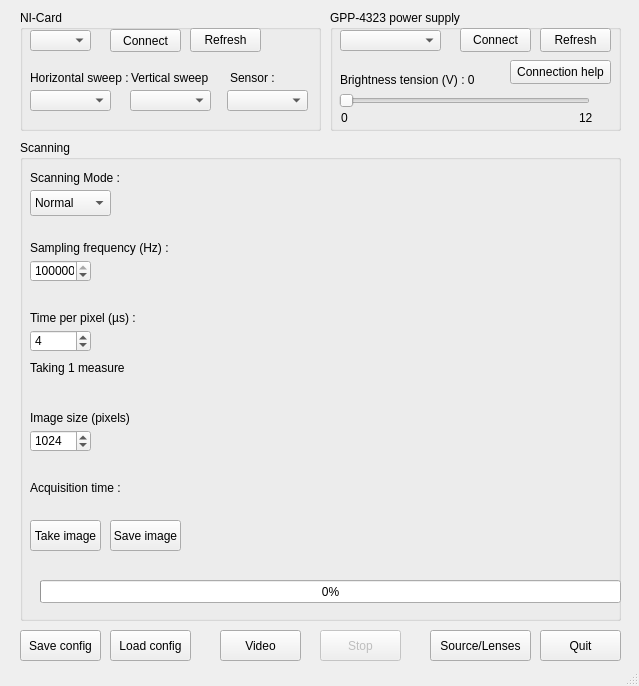
<?xml version="1.0" encoding="UTF-8"?>
<ui version="4.0">
 <class>MainWindow</class>
 <widget class="QMainWindow" name="MainWindow">
  <property name="geometry">
   <rect>
    <x>0</x>
    <y>0</y>
    <width>639</width>
    <height>686</height>
   </rect>
  </property>
  <property name="windowTitle">
   <string>MainWindow</string>
  </property>
  <widget class="QWidget" name="centralwidget">
   <widget class="QGroupBox" name="groupBox">
    <property name="geometry">
     <rect>
      <x>20</x>
      <y>10</y>
      <width>301</width>
      <height>121</height>
     </rect>
    </property>
    <property name="autoFillBackground">
     <bool>false</bool>
    </property>
    <property name="title">
     <string>NI-Card</string>
    </property>
    <widget class="QPushButton" name="pushButton_connect_dev">
     <property name="geometry">
      <rect>
       <x>90</x>
       <y>19</y>
       <width>71</width>
       <height>23</height>
      </rect>
     </property>
     <property name="text">
      <string>Connect</string>
     </property>
    </widget>
    <widget class="QComboBox" name="comboBox_dev">
     <property name="geometry">
      <rect>
       <x>10</x>
       <y>20</y>
       <width>61</width>
       <height>21</height>
      </rect>
     </property>
    </widget>
    <widget class="QPushButton" name="pushButton_dev_refresh">
     <property name="geometry">
      <rect>
       <x>170</x>
       <y>18</y>
       <width>71</width>
       <height>24</height>
      </rect>
     </property>
     <property name="text">
      <string>Refresh</string>
     </property>
    </widget>
    <widget class="QComboBox" name="comboBox_vs">
     <property name="geometry">
      <rect>
       <x>110</x>
       <y>80</y>
       <width>81</width>
       <height>21</height>
      </rect>
     </property>
    </widget>
    <widget class="QLabel" name="label">
     <property name="geometry">
      <rect>
       <x>10</x>
       <y>60</y>
       <width>101</width>
       <height>16</height>
      </rect>
     </property>
     <property name="text">
      <string>Horizontal sweep :</string>
     </property>
    </widget>
    <widget class="QLabel" name="label_3">
     <property name="geometry">
      <rect>
       <x>111</x>
       <y>60</y>
       <width>80</width>
       <height>16</height>
      </rect>
     </property>
     <property name="text">
      <string>Vertical sweep :</string>
     </property>
    </widget>
    <widget class="QComboBox" name="comboBox_hs">
     <property name="geometry">
      <rect>
       <x>10</x>
       <y>80</y>
       <width>81</width>
       <height>21</height>
      </rect>
     </property>
    </widget>
    <widget class="QComboBox" name="comboBox_sensor">
     <property name="geometry">
      <rect>
       <x>207</x>
       <y>80</y>
       <width>81</width>
       <height>21</height>
      </rect>
     </property>
    </widget>
    <widget class="QLabel" name="label_4">
     <property name="geometry">
      <rect>
       <x>210</x>
       <y>60</y>
       <width>80</width>
       <height>16</height>
      </rect>
     </property>
     <property name="text">
      <string>Sensor :</string>
     </property>
    </widget>
   </widget>
   <widget class="QPushButton" name="pushButton_quit">
    <property name="geometry">
     <rect>
      <x>540</x>
      <y>630</y>
      <width>81</width>
      <height>31</height>
     </rect>
    </property>
    <property name="font">
     <font>
      <family>MS Shell Dlg 2</family>
      <weight>50</weight>
      <bold>false</bold>
     </font>
    </property>
    <property name="text">
     <string>Quit</string>
    </property>
   </widget>
   <widget class="QGroupBox" name="groupBox_4">
    <property name="geometry">
     <rect>
      <x>330</x>
      <y>10</y>
      <width>291</width>
      <height>121</height>
     </rect>
    </property>
    <property name="autoFillBackground">
     <bool>false</bool>
    </property>
    <property name="title">
     <string>GPP-4323 power supply</string>
    </property>
    <widget class="QPushButton" name="pushButton_connect_gpp_4323">
     <property name="geometry">
      <rect>
       <x>130</x>
       <y>18</y>
       <width>71</width>
       <height>24</height>
      </rect>
     </property>
     <property name="text">
      <string>Connect</string>
     </property>
    </widget>
    <widget class="QComboBox" name="comboBox_gpp_4323">
     <property name="geometry">
      <rect>
       <x>10</x>
       <y>20</y>
       <width>101</width>
       <height>21</height>
      </rect>
     </property>
    </widget>
    <widget class="QPushButton" name="pushButton_gpp_4323_refresh">
     <property name="geometry">
      <rect>
       <x>210</x>
       <y>18</y>
       <width>71</width>
       <height>24</height>
      </rect>
     </property>
     <property name="text">
      <string>Refresh</string>
     </property>
    </widget>
    <widget class="QPushButton" name="pushButton_connect_gpp_4323_help">
     <property name="geometry">
      <rect>
       <x>180</x>
       <y>50</y>
       <width>101</width>
       <height>24</height>
      </rect>
     </property>
     <property name="text">
      <string>Connection help</string>
     </property>
    </widget>
    <widget class="QLabel" name="label_current_brightness">
     <property name="geometry">
      <rect>
       <x>10</x>
       <y>60</y>
       <width>171</width>
       <height>20</height>
      </rect>
     </property>
     <property name="text">
      <string>Brightness tension (V) : 0</string>
     </property>
    </widget>
    <widget class="QLabel" name="min_label_3">
     <property name="geometry">
      <rect>
       <x>11</x>
       <y>100</y>
       <width>20</width>
       <height>16</height>
      </rect>
     </property>
     <property name="text">
      <string>0</string>
     </property>
    </widget>
    <widget class="QLabel" name="max_label_3">
     <property name="geometry">
      <rect>
       <x>249</x>
       <y>100</y>
       <width>20</width>
       <height>16</height>
      </rect>
     </property>
     <property name="text">
      <string>12</string>
     </property>
    </widget>
    <widget class="QSlider" name="brightness_slider">
     <property name="enabled">
      <bool>false</bool>
     </property>
     <property name="geometry">
      <rect>
       <x>9</x>
       <y>80</y>
       <width>251</width>
       <height>22</height>
      </rect>
     </property>
     <property name="minimum">
      <number>0</number>
     </property>
     <property name="maximum">
      <number>12</number>
     </property>
     <property name="singleStep">
      <number>1</number>
     </property>
     <property name="value">
      <number>0</number>
     </property>
     <property name="orientation">
      <enum>Qt::Horizontal</enum>
     </property>
    </widget>
   </widget>
   <widget class="QGroupBox" name="groupBox_2">
    <property name="geometry">
     <rect>
      <x>20</x>
      <y>140</y>
      <width>601</width>
      <height>481</height>
     </rect>
    </property>
    <property name="title">
     <string>Scanning</string>
    </property>
    <widget class="QLabel" name="label_6">
     <property name="geometry">
      <rect>
       <x>10</x>
       <y>100</y>
       <width>141</width>
       <height>16</height>
      </rect>
     </property>
     <property name="text">
      <string>Sampling frequency (Hz) :</string>
     </property>
    </widget>
    <widget class="QSpinBox" name="spinBox_sampling_frequency">
     <property name="geometry">
      <rect>
       <x>10</x>
       <y>120</y>
       <width>61</width>
       <height>22</height>
      </rect>
     </property>
     <property name="minimum">
      <number>1</number>
     </property>
     <property name="maximum">
      <number>250000</number>
     </property>
     <property name="value">
      <number>250000</number>
     </property>
    </widget>
    <widget class="QLabel" name="label_7">
     <property name="geometry">
      <rect>
       <x>10</x>
       <y>170</y>
       <width>111</width>
       <height>16</height>
      </rect>
     </property>
     <property name="text">
      <string>Time per pixel (µs) :</string>
     </property>
    </widget>
    <widget class="QSpinBox" name="spinBox_time_per_pixel">
     <property name="geometry">
      <rect>
       <x>10</x>
       <y>190</y>
       <width>61</width>
       <height>22</height>
      </rect>
     </property>
     <property name="minimum">
      <number>1</number>
     </property>
     <property name="maximum">
      <number>40000</number>
     </property>
     <property name="singleStep">
      <number>4</number>
     </property>
     <property name="value">
      <number>4</number>
     </property>
     <property name="displayIntegerBase">
      <number>10</number>
     </property>
    </widget>
    <widget class="QLabel" name="label_8">
     <property name="geometry">
      <rect>
       <x>10</x>
       <y>270</y>
       <width>101</width>
       <height>16</height>
      </rect>
     </property>
     <property name="text">
      <string>Image size (pixels) :</string>
     </property>
    </widget>
    <widget class="QSpinBox" name="spinBox_image_size">
     <property name="geometry">
      <rect>
       <x>10</x>
       <y>290</y>
       <width>61</width>
       <height>22</height>
      </rect>
     </property>
     <property name="minimum">
      <number>10</number>
     </property>
     <property name="maximum">
      <number>8192</number>
     </property>
     <property name="value">
      <number>1024</number>
     </property>
    </widget>
    <widget class="QProgressBar" name="progressBar_sweep">
     <property name="geometry">
      <rect>
       <x>20</x>
       <y>440</y>
       <width>581</width>
       <height>23</height>
      </rect>
     </property>
     <property name="value">
      <number>0</number>
     </property>
    </widget>
    <widget class="QLabel" name="label_time">
     <property name="geometry">
      <rect>
       <x>10</x>
       <y>338</y>
       <width>161</width>
       <height>20</height>
      </rect>
     </property>
     <property name="text">
      <string>Acquisition time :</string>
     </property>
    </widget>
    <widget class="QPushButton" name="pushButton_sweep">
     <property name="geometry">
      <rect>
       <x>10</x>
       <y>380</y>
       <width>71</width>
       <height>31</height>
      </rect>
     </property>
     <property name="text">
      <string>Take image</string>
     </property>
    </widget>
    <widget class="QLabel" name="QPixmap_ui">
     <property name="geometry">
      <rect>
       <x>190</x>
       <y>30</y>
       <width>391</width>
       <height>381</height>
      </rect>
     </property>
     <property name="text">
      <string/>
     </property>
    </widget>
    <widget class="QPushButton" name="pushButton_save_image">
     <property name="geometry">
      <rect>
       <x>90</x>
       <y>380</y>
       <width>71</width>
       <height>31</height>
      </rect>
     </property>
     <property name="text">
      <string>Save image</string>
     </property>
    </widget>
    <widget class="QComboBox" name="comboBox_Scanning_Mode">
     <property name="geometry">
      <rect>
       <x>10</x>
       <y>50</y>
       <width>81</width>
       <height>26</height>
      </rect>
     </property>
     <property name="maxVisibleItems">
      <number>2</number>
     </property>
     <item>
      <property name="text">
       <string>Normal</string>
      </property>
     </item>
     <item>
      <property name="text">
       <string>Triangle</string>
      </property>
     </item>
    </widget>
    <widget class="QLabel" name="label_9">
     <property name="geometry">
      <rect>
       <x>10</x>
       <y>30</y>
       <width>141</width>
       <height>16</height>
      </rect>
     </property>
     <property name="text">
      <string>Scanning Mode :</string>
     </property>
    </widget>
    <widget class="QLabel" name="label_average">
     <property name="geometry">
      <rect>
       <x>10</x>
       <y>220</y>
       <width>111</width>
       <height>16</height>
      </rect>
     </property>
     <property name="text">
      <string>Taking 1 measure</string>
     </property>
    </widget>
   </widget>
   <widget class="QPushButton" name="pushButton_save_config">
    <property name="geometry">
     <rect>
      <x>20</x>
      <y>630</y>
      <width>81</width>
      <height>31</height>
     </rect>
    </property>
    <property name="font">
     <font>
      <family>MS Shell Dlg 2</family>
      <weight>50</weight>
      <bold>false</bold>
     </font>
    </property>
    <property name="text">
     <string>Save config</string>
    </property>
   </widget>
   <widget class="QPushButton" name="pushButton_load_config">
    <property name="geometry">
     <rect>
      <x>110</x>
      <y>630</y>
      <width>81</width>
      <height>31</height>
     </rect>
    </property>
    <property name="font">
     <font>
      <family>MS Shell Dlg 2</family>
      <weight>50</weight>
      <bold>false</bold>
     </font>
    </property>
    <property name="text">
     <string>Load config</string>
    </property>
   </widget>
   <widget class="QPushButton" name="pushButton_start_video">
    <property name="geometry">
     <rect>
      <x>220</x>
      <y>630</y>
      <width>81</width>
      <height>31</height>
     </rect>
    </property>
    <property name="text">
     <string>Video</string>
    </property>
   </widget>
   <widget class="QPushButton" name="pushButton_stop_video">
    <property name="enabled">
     <bool>false</bool>
    </property>
    <property name="geometry">
     <rect>
      <x>320</x>
      <y>630</y>
      <width>81</width>
      <height>31</height>
     </rect>
    </property>
    <property name="text">
     <string>Stop</string>
    </property>
   </widget>
   <widget class="QPushButton" name="pushButton_connections">
    <property name="geometry">
     <rect>
      <x>430</x>
      <y>630</y>
      <width>101</width>
      <height>31</height>
     </rect>
    </property>
    <property name="font">
     <font>
      <family>MS Shell Dlg 2</family>
      <weight>50</weight>
      <bold>false</bold>
     </font>
    </property>
    <property name="text">
     <string>Source/Lenses</string>
    </property>
   </widget>
  </widget>
  <widget class="QMenuBar" name="menubar">
   <property name="geometry">
    <rect>
     <x>0</x>
     <y>0</y>
     <width>639</width>
     <height>21</height>
    </rect>
   </property>
  </widget>
  <widget class="QStatusBar" name="statusbar"/>
 </widget>
 <resources/>
 <connections/>
</ui>
